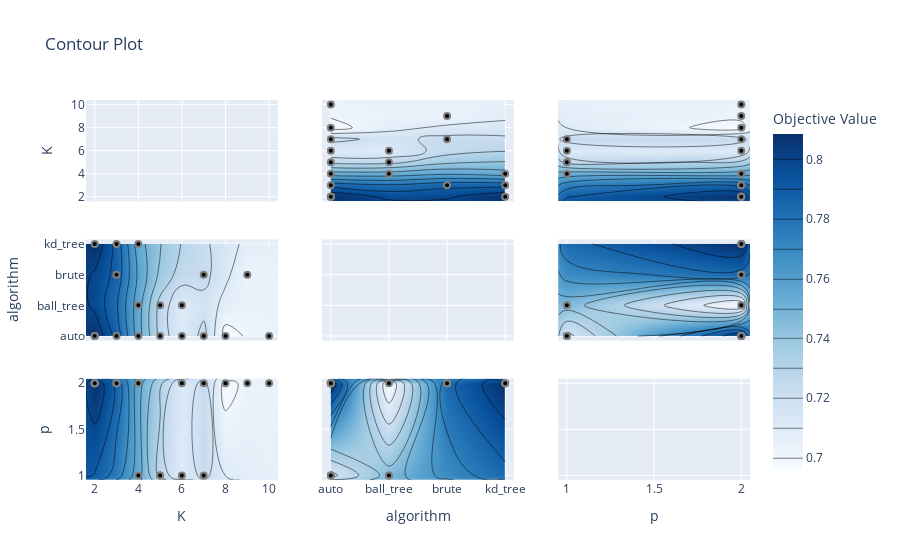

The notebook cell saved with this chart:
### Code cell
contour_plot = vis.plot_contour(study, params=["K","algorithm","p"])
contour_plot.show()

### Figure 1 — Plotly figure (JSON) as saved in the notebook; plotly's stock layout.template omitted (floating-point values rounded to 4 significant figures)
{"data": [{"type": "scatter", "xaxis": "x", "yaxis": "y"}, {"colorbar": {"title": {"text": "Objective Value"}}, "colorscale": [[0, "rgb(247,251,255)"], [0.125, "rgb(222,235,247)"], [0.25, "rgb(198,219,239)"], [0.375, "rgb(158,202,225)"], [0.5, "rgb(107,174,214)"], [0.625, "rgb(66,146,198)"], [0.75, "rgb(33,113,181)"], [0.875, "rgb(8,81,156)"], [1, "rgb(8,48,107)"]], "connectgaps": true, "contours": {"coloring": "heatmap"}, "hoverinfo": "none", "line": {"smoothing": 1.3}, "reversescale": false, "showscale": true, "type": "contour", "x": [1.6, 2, 3, 4, 5, 6, 7, 8, 9, 10, 10.4], "xaxis": "x4", "y": ["auto", "ball_tree", "brute", "kd_tree"], "yaxis": "y4", "z": [[null, 0.8085, 0.7865, 0.7544, 0.7266, 0.7105, 0.7237, 0.6959, null, 0.7032, null], [null, null, null, 0.7544, 0.7266, 0.7105, null, null, null, null, null], [null, null, 0.7865, null, null, null, 0.7237, null, 0.7032, null, null], [null, 0.8085, 0.7865, 0.7544, null, null, null, null, null, null, null]]}, {"marker": {"color": "black", "line": {"color": "Gray", "width": 2}}, "mode": "markers", "name": "Feasible Trial", "showlegend": false, "type": "scatter", "x": [5, 2, 9, 5, 6, 7, 4, 2, 6, 7, 2, 2, 3, 3, 2, 10, 4, 3, 4, 8], "xaxis": "x4", "y": ["auto", "auto", "brute", "ball_tree", "auto", "brute", "ball_tree", "auto", "ball_tree", "auto", "kd_tree", "auto", "auto", "kd_tree", "auto", "auto", "auto", "brute", "kd_tree", "auto"], "yaxis": "y4"}, {"colorbar": {"title": {"text": "Objective Value"}}, "colorscale": [[0, "rgb(247,251,255)"], [0.125, "rgb(222,235,247)"], [0.25, "rgb(198,219,239)"], [0.375, "rgb(158,202,225)"], [0.5, "rgb(107,174,214)"], [0.625, "rgb(66,146,198)"], [0.75, "rgb(33,113,181)"], [0.875, "rgb(8,81,156)"], [1, "rgb(8,48,107)"]], "connectgaps": true, "contours": {"coloring": "heatmap"}, "hoverinfo": "none", "line": {"smoothing": 1.3}, "reversescale": false, "showscale": false, "type": "contour", "x": [1.6, 2, 3, 4, 5, 6, 7, 8, 9, 10, 10.4], "xaxis": "x7", "y": [0.95, 1, 2, 2.05], "yaxis": "y7", "z": [[null, null, null, null, null, null, null, null, null, null, null], [null, null, null, 0.7544, 0.7266, 0.7105, 0.7237, null, null, null, null], [null, 0.8085, 0.7865, 0.7544, null, 0.7105, 0.7237, 0.6959, 0.7032, 0.7032, null], [null, null, null, null, null, null, null, null, null, null, null]]}, {"marker": {"color": "black", "line": {"color": "Gray", "width": 2}}, "mode": "markers", "name": "Feasible Trial", "showlegend": false, "type": "scatter", "x": [5, 2, 9, 5, 6, 7, 4, 2, 6, 7, 2, 2, 3, 3, 2, 10, 4, 3, 4, 8], "xaxis": "x7", "y": [1, 2, 2, 1, 1, 2, 1, 2, 2, 1, 2, 2, 2, 2, 2, 2, 2, 2, 2, 2], "yaxis": "y7"}, {"colorbar": {"title": {"text": "Objective Value"}}, "colorscale": [[0, "rgb(247,251,255)"], [0.125, "rgb(222,235,247)"], [0.25, "rgb(198,219,239)"], [0.375, "rgb(158,202,225)"], [0.5, "rgb(107,174,214)"], [0.625, "rgb(66,146,198)"], [0.75, "rgb(33,113,181)"], [0.875, "rgb(8,81,156)"], [1, "rgb(8,48,107)"]], "connectgaps": true, "contours": {"coloring": "heatmap"}, "hoverinfo": "none", "line": {"smoothing": 1.3}, "reversescale": false, "showscale": false, "type": "contour", "x": ["auto", "ball_tree", "brute", "kd_tree"], "xaxis": "x2", "y": [1.6, 2, 3, 4, 5, 6, 7, 8, 9, 10, 10.4], "yaxis": "y2", "z": [[null, null, null, null], [0.8085, null, null, 0.8085], [0.7865, null, 0.7865, 0.7865], [0.7544, 0.7544, null, 0.7544], [0.7266, 0.7266, null, null], [0.7105, 0.7105, null, null], [0.7237, null, 0.7237, null], [0.6959, null, null, null], [null, null, 0.7032, null], [0.7032, null, null, null], [null, null, null, null]]}, {"marker": {"color": "black", "line": {"color": "Gray", "width": 2}}, "mode": "markers", "name": "Feasible Trial", "showlegend": false, "type": "scatter", "x": ["auto", "auto", "brute", "ball_tree", "auto", "brute", "ball_tree", "auto", "ball_tree", "auto", "kd_tree", "auto", "auto", "kd_tree", "auto", "auto", "auto", "brute", "kd_tree", "auto"], "xaxis": "x2", "y": [5, 2, 9, 5, 6, 7, 4, 2, 6, 7, 2, 2, 3, 3, 2, 10, 4, 3, 4, 8], "yaxis": "y2"}, {"type": "scatter", "xaxis": "x5", "yaxis": "y5"}, {"colorbar": {"title": {"text": "Objective Value"}}, "colorscale": [[0, "rgb(247,251,255)"], [0.125, "rgb(222,235,247)"], [0.25, "rgb(198,219,239)"], [0.375, "rgb(158,202,225)"], [0.5, "rgb(107,174,214)"], [0.625, "rgb(66,146,198)"], [0.75, "rgb(33,113,181)"], [0.875, "rgb(8,81,156)"], [1, "rgb(8,48,107)"]], "connectgaps": true, "contours": {"coloring": "heatmap"}, "hoverinfo": "none", "line": {"smoothing": 1.3}, "reversescale": false, "showscale": false, "type": "contour", "x": ["auto", "ball_tree", "brute", "kd_tree"], "xaxis": "x8", "y": [0.95, 1, 2, 2.05], "yaxis": "y8", "z": [[null, null, null, null], [0.7266, 0.7544, null, null], [0.8085, 0.7105, 0.7865, 0.8085], [null, null, null, null]]}, {"marker": {"color": "black", "line": {"color": "Gray", "width": 2}}, "mode": "markers", "name": "Feasible Trial", "showlegend": false, "type": "scatter", "x": ["auto", "auto", "brute", "ball_tree", "auto", "brute", "ball_tree", "auto", "ball_tree", "auto", "kd_tree", "auto", "auto", "kd_tree", "auto", "auto", "auto", "brute", "kd_tree", "auto"], "xaxis": "x8", "y": [1, 2, 2, 1, 1, 2, 1, 2, 2, 1, 2, 2, 2, 2, 2, 2, 2, 2, 2, 2], "yaxis": "y8"}, {"colorbar": {"title": {"text": "Objective Value"}}, "colorscale": [[0, "rgb(247,251,255)"], [0.125, "rgb(222,235,247)"], [0.25, "rgb(198,219,239)"], [0.375, "rgb(158,202,225)"], [0.5, "rgb(107,174,214)"], [0.625, "rgb(66,146,198)"], [0.75, "rgb(33,113,181)"], [0.875, "rgb(8,81,156)"], [1, "rgb(8,48,107)"]], "connectgaps": true, "contours": {"coloring": "heatmap"}, "hoverinfo": "none", "line": {"smoothing": 1.3}, "reversescale": false, "showscale": false, "type": "contour", "x": [0.95, 1, 2, 2.05], "xaxis": "x3", "y": [1.6, 2, 3, 4, 5, 6, 7, 8, 9, 10, 10.4], "yaxis": "y3", "z": [[null, null, null, null], [null, null, 0.8085, null], [null, null, 0.7865, null], [null, 0.7544, 0.7544, null], [null, 0.7266, null, null], [null, 0.7105, 0.7105, null], [null, 0.7237, 0.7237, null], [null, null, 0.6959, null], [null, null, 0.7032, null], [null, null, 0.7032, null], [null, null, null, null]]}, {"marker": {"color": "black", "line": {"color": "Gray", "width": 2}}, "mode": "markers", "name": "Feasible Trial", "showlegend": false, "type": "scatter", "x": [1, 2, 2, 1, 1, 2, 1, 2, 2, 1, 2, 2, 2, 2, 2, 2, 2, 2, 2, 2], "xaxis": "x3", "y": [5, 2, 9, 5, 6, 7, 4, 2, 6, 7, 2, 2, 3, 3, 2, 10, 4, 3, 4, 8], "yaxis": "y3"}, {"colorbar": {"title": {"text": "Objective Value"}}, "colorscale": [[0, "rgb(247,251,255)"], [0.125, "rgb(222,235,247)"], [0.25, "rgb(198,219,239)"], [0.375, "rgb(158,202,225)"], [0.5, "rgb(107,174,214)"], [0.625, "rgb(66,146,198)"], [0.75, "rgb(33,113,181)"], [0.875, "rgb(8,81,156)"], [1, "rgb(8,48,107)"]], "connectgaps": true, "contours": {"coloring": "heatmap"}, "hoverinfo": "none", "line": {"smoothing": 1.3}, "reversescale": false, "showscale": false, "type": "contour", "x": [0.95, 1, 2, 2.05], "xaxis": "x6", "y": ["auto", "ball_tree", "brute", "kd_tree"], "yaxis": "y6", "z": [[null, 0.7266, 0.8085, null], [null, 0.7544, 0.7105, null], [null, null, 0.7865, null], [null, null, 0.8085, null]]}, {"marker": {"color": "black", "line": {"color": "Gray", "width": 2}}, "mode": "markers", "name": "Feasible Trial", "showlegend": false, "type": "scatter", "x": [1, 2, 2, 1, 1, 2, 1, 2, 2, 1, 2, 2, 2, 2, 2, 2, 2, 2, 2, 2], "xaxis": "x6", "y": ["auto", "auto", "brute", "ball_tree", "auto", "brute", "ball_tree", "auto", "ball_tree", "auto", "kd_tree", "auto", "auto", "kd_tree", "auto", "auto", "auto", "brute", "kd_tree", "auto"], "yaxis": "y6"}, {"type": "scatter", "xaxis": "x9", "yaxis": "y9"}], "layout": {"title": {"text": "Contour Plot"}, "xaxis": {"anchor": "y", "domain": [0, 0.2889], "matches": "x7", "range": [1.6, 10.4], "showticklabels": false}, "xaxis2": {"anchor": "y2", "domain": [0.3556, 0.6444], "matches": "x8", "range": [-0.15, 3.15], "showticklabels": false, "type": "category"}, "xaxis3": {"anchor": "y3", "domain": [0.7111, 1], "matches": "x9", "range": [0.95, 2.05], "showticklabels": false}, "xaxis4": {"anchor": "y4", "domain": [0, 0.2889], "matches": "x7", "range": [1.6, 10.4], "showticklabels": false}, "xaxis5": {"anchor": "y5", "domain": [0.3556, 0.6444], "matches": "x8", "range": [-0.15, 3.15], "showticklabels": false, "type": "category"}, "xaxis6": {"anchor": "y6", "domain": [0.7111, 1], "matches": "x9", "range": [0.95, 2.05], "showticklabels": false}, "xaxis7": {"anchor": "y7", "domain": [0, 0.2889], "range": [1.6, 10.4], "title": {"text": "K"}}, "xaxis8": {"anchor": "y8", "domain": [0.3556, 0.6444], "range": [-0.15, 3.15], "title": {"text": "algorithm"}, "type": "category"}, "xaxis9": {"anchor": "y9", "domain": [0.7111, 1], "range": [0.95, 2.05], "title": {"text": "p"}}, "yaxis": {"anchor": "x", "domain": [0.7333, 1], "range": [1.6, 10.4], "title": {"text": "K"}}, "yaxis2": {"anchor": "x2", "domain": [0.7333, 1], "matches": "y", "range": [1.6, 10.4], "showticklabels": false}, "yaxis3": {"anchor": "x3", "domain": [0.7333, 1], "matches": "y", "range": [1.6, 10.4], "showticklabels": false}, "yaxis4": {"anchor": "x4", "domain": [0.3667, 0.6333], "range": [-0.15, 3.15], "title": {"text": "algorithm"}, "type": "category"}, "yaxis5": {"anchor": "x5", "domain": [0.3667, 0.6333], "matches": "y4", "range": [-0.15, 3.15], "showticklabels": false, "type": "category"}, "yaxis6": {"anchor": "x6", "domain": [0.3667, 0.6333], "matches": "y4", "range": [-0.15, 3.15], "showticklabels": false, "type": "category"}, "yaxis7": {"anchor": "x7", "domain": [0, 0.2667], "range": [0.95, 2.05], "title": {"text": "p"}}, "yaxis8": {"anchor": "x8", "domain": [0, 0.2667], "matches": "y7", "range": [0.95, 2.05], "showticklabels": false}, "yaxis9": {"anchor": "x9", "domain": [0, 0.2667], "matches": "y7", "range": [0.95, 2.05], "showticklabels": false}}}
